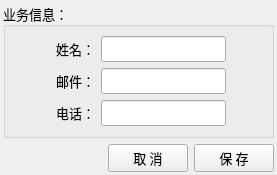
<?xml version="1.0" encoding="UTF-8"?>
<ui version="4.0">
 <class>Form</class>
 <widget class="QWidget" name="Form">
  <property name="geometry">
   <rect>
    <x>0</x>
    <y>0</y>
    <width>277</width>
    <height>173</height>
   </rect>
  </property>
  <property name="font">
   <font>
    <family>微软雅黑</family>
    <pointsize>10</pointsize>
   </font>
  </property>
  <property name="windowTitle">
   <string>Form</string>
  </property>
  <layout class="QVBoxLayout" name="verticalLayout_2">
   <property name="margin">
    <number>3</number>
   </property>
   <item>
    <widget class="QGroupBox" name="groupBox">
     <property name="title">
      <string>业务信息：</string>
     </property>
     <layout class="QVBoxLayout" name="verticalLayout">
      <item>
       <layout class="QHBoxLayout" name="horizontalLayout" stretch="0,0,1">
        <item>
         <widget class="QLabel" name="label_9">
          <property name="minimumSize">
           <size>
            <width>80</width>
            <height>0</height>
           </size>
          </property>
          <property name="text">
           <string>姓名：</string>
          </property>
          <property name="alignment">
           <set>Qt::AlignRight|Qt::AlignTrailing|Qt::AlignVCenter</set>
          </property>
         </widget>
        </item>
        <item>
         <widget class="QLineEdit" name="lineEdit">
          <property name="minimumSize">
           <size>
            <width>120</width>
            <height>0</height>
           </size>
          </property>
         </widget>
        </item>
        <item>
         <widget class="QLabel" name="label_3">
          <property name="text">
           <string/>
          </property>
         </widget>
        </item>
       </layout>
      </item>
      <item>
       <layout class="QHBoxLayout" name="horizontalLayout_3" stretch="0,0,1">
        <item>
         <widget class="QLabel" name="label_4">
          <property name="minimumSize">
           <size>
            <width>80</width>
            <height>0</height>
           </size>
          </property>
          <property name="text">
           <string>邮件：</string>
          </property>
          <property name="alignment">
           <set>Qt::AlignRight|Qt::AlignTrailing|Qt::AlignVCenter</set>
          </property>
         </widget>
        </item>
        <item>
         <widget class="QLineEdit" name="lineEdit_2">
          <property name="minimumSize">
           <size>
            <width>120</width>
            <height>0</height>
           </size>
          </property>
         </widget>
        </item>
        <item>
         <widget class="QLabel" name="label_2">
          <property name="text">
           <string/>
          </property>
         </widget>
        </item>
       </layout>
      </item>
      <item>
       <layout class="QHBoxLayout" name="horizontalLayout_2" stretch="0,0,1">
        <item>
         <widget class="QLabel" name="label_5">
          <property name="minimumSize">
           <size>
            <width>80</width>
            <height>0</height>
           </size>
          </property>
          <property name="text">
           <string>电话：</string>
          </property>
          <property name="alignment">
           <set>Qt::AlignRight|Qt::AlignTrailing|Qt::AlignVCenter</set>
          </property>
         </widget>
        </item>
        <item>
         <widget class="QLineEdit" name="lineEdit_3">
          <property name="minimumSize">
           <size>
            <width>120</width>
            <height>0</height>
           </size>
          </property>
         </widget>
        </item>
        <item>
         <widget class="QLabel" name="label">
          <property name="text">
           <string/>
          </property>
         </widget>
        </item>
       </layout>
      </item>
     </layout>
    </widget>
   </item>
   <item>
    <layout class="QHBoxLayout" name="horizontalLayout_4" stretch="1,0,0">
     <item>
      <widget class="QLabel" name="label_10">
       <property name="text">
        <string/>
       </property>
      </widget>
     </item>
     <item>
      <widget class="QPushButton" name="pushButton_2">
       <property name="text">
        <string>取 消</string>
       </property>
      </widget>
     </item>
     <item>
      <widget class="QPushButton" name="pushButton">
       <property name="text">
        <string>保 存</string>
       </property>
      </widget>
     </item>
    </layout>
   </item>
  </layout>
 </widget>
 <resources/>
 <connections/>
</ui>
